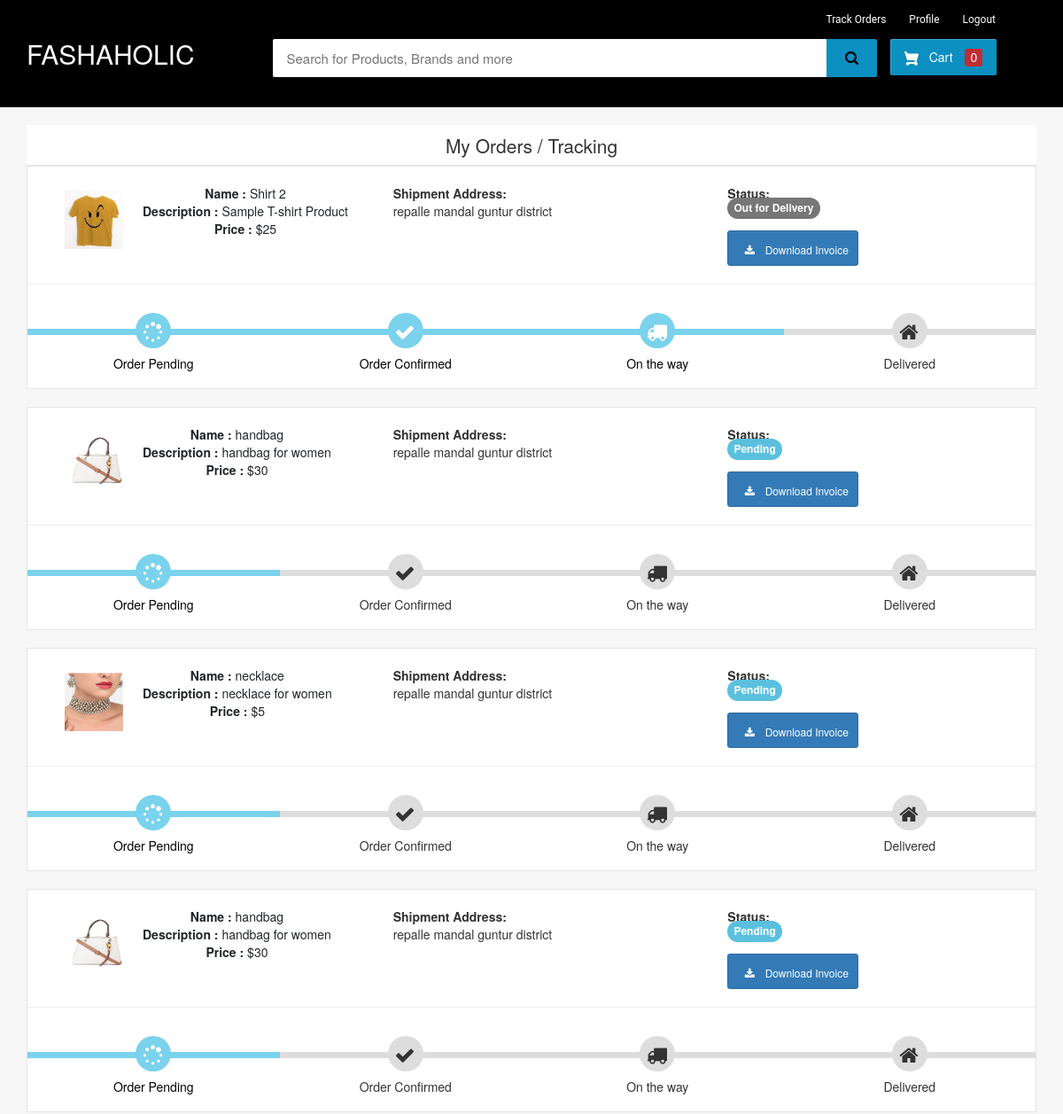
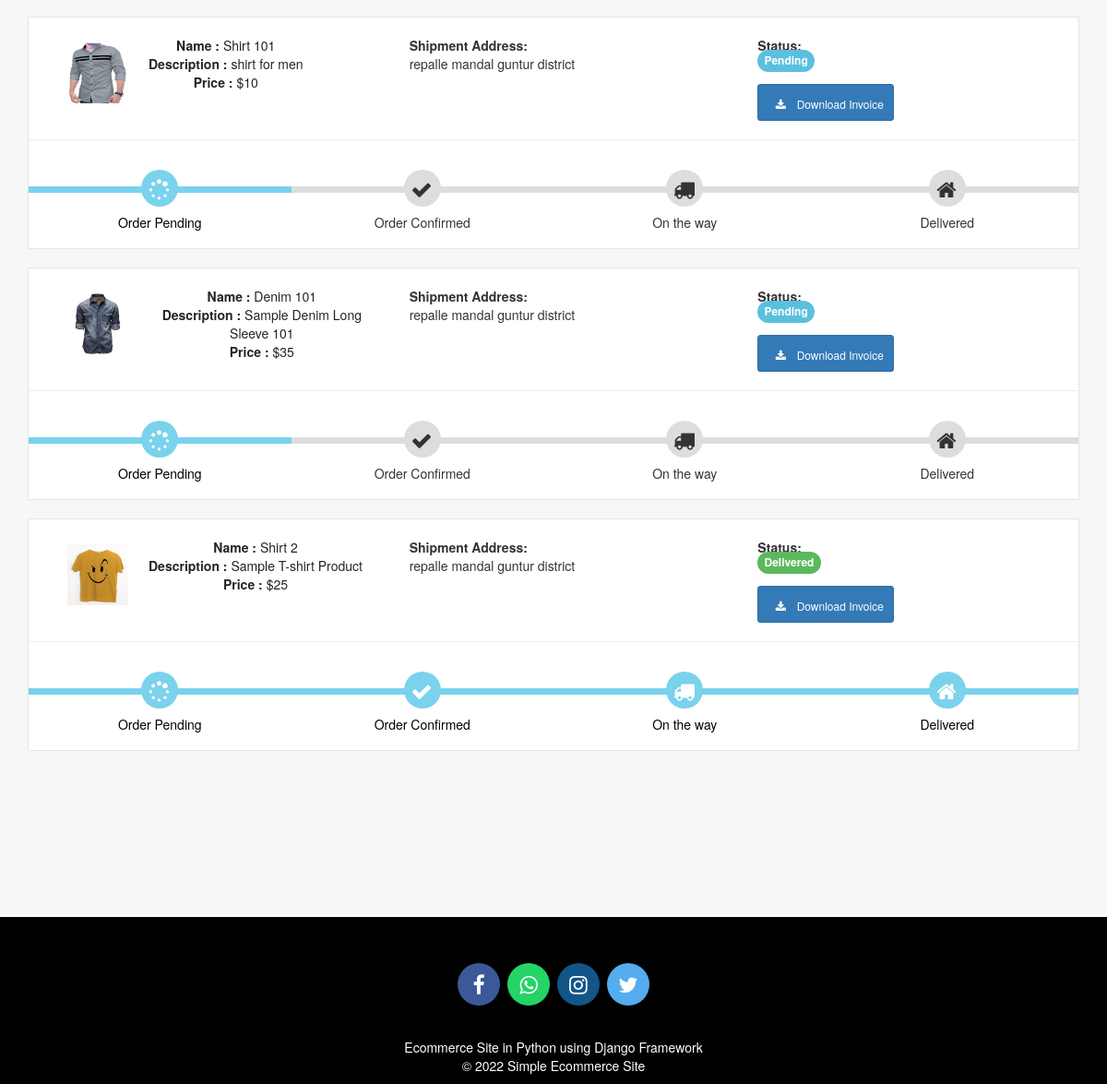
Screenshot of /my-order (signed in) with the database file from the repository (2 pictures, top to bottom).
### ecom/models.py (models this page shows, shortened)
class Product(models.Model):
    name=models.CharField(max_length=40)
    product_image= models.ImageField(upload_to='product_image/',null=True,blank=True)
    price = models.PositiveIntegerField()
    description=models.CharField(max_length=40)

class Orders(models.Model):
    STATUS =(
        ('Pending','Pending'),
        ('Order Confirmed','Order Confirmed'),
        ('Out for Delivery','Out for Delivery'),
        ('Delivered','Delivered'),
    )
    customer=models.ForeignKey('Customer', on_delete=models.CASCADE,null=True)
    product=models.ForeignKey('Product',on_delete=models.CASCADE,null=True)
    email = models.CharField(max_length=50,null=True)
    address = models.CharField(max_length=500,null=True)
    mobile = models.CharField(max_length=20,null=True)
    order_date= models.DateField(auto_now_add=True,null=True)
    status=models.CharField(max_length=50,null=True,choices=STATUS)

### ecom/views.py (the view)
# urls.py: path('my-order', views.my_order_view,name='my-order'),
@login_required(login_url='customerlogin')
@user_passes_test(is_customer)
def my_order_view(request):
    customer=models.Customer.objects.get(user_id=request.user.id)
    orders=models.Orders.objects.all().filter(customer_id = customer)
    ordered_products=[]
    for order in orders:
        ordered_product=models.Product.objects.all().filter(id=order.product.id)
        ordered_products.append(ordered_product)
    return render(request,'ecom/my_order.html',{'data':zip(ordered_products,orders)})

### ecom/views.py (called while the page is built)
def is_customer(user):
    return user.groups.filter(name='CUSTOMER').exists()

### templates/ecom/my_order.html (shortened to what this page needs)
{% extends 'ecom/customer_base.html' %} {% load static %} {% block content %}
<br>
<div class="container">
    <header class="card-header" style="text-align:center; font-size: 21px"> My Orders / Tracking </header>
    {% for products,order in data %}
    <article class="card">
        <div class="card-body">
            <ul class="row" style="margin-left:20px;margin-top:20px;">
                <li class="col-md-4">
                    <figure class="itemside mb-3">
                        {%for product in products%}
                        <div class="aside"><img src="{% static product.product_image.url %}" class="img-sm border"></div>
                        <figcaption class="info align-self-center">
                            <p class="title"><strong>Name : </strong>{{product.name}} <br> <strong>Description : </strong>{{product.description}} <br> <strong>Price : </strong>${{product.price}}</p>
                        </figcaption>
                    </figure>
                </li>
                <li class="col-md-4">
                    <div class="col"> <strong>Shipment Address:</strong> <br> {{order.address}}</div>
                </li>
                <li class="col-md-4">
                    <div class="col"> <strong>Status:</strong> <br> {% if order.status == 'Pending'%}
                        <td> <span class="label label-info" style="font-size: 12px; border-radius: 30px;">{{order.status}}</span></td>
                        {% elif order.status == 'Delivered' %}
                        <td> <span class="label label-success" style="font-size: 12px; border-radius: 30px;">{{order.status}}</span></td>
                        {% elif order.status == 'Out for Delivery' %}
                        <td> <span class="label label-default" style="font-size: 12px; border-radius: 30px;">{{order.status}}</span></td>
                        {%else%}
                        <td> <span class="label label-primary" style="font-size: 12px; border-radius: 30px;">{{order.status}}</span></td>
                        {%endif%}
                    </div> <br>
                    <a class="btn btn-primary btn-sm rounded-0" style="text-decoration:none;" href="{% url 'download-invoice' order.id product.id  %}" target="_blank"><i class="fa fa-download " style="font-size: 12px;height:auto"></i> Download Invoice</a>
                </li>
                {%endfor%}
            </ul>
            <hr>
            <div class="track">
                {%if order.status == 'Pending' %}
                <div class="step active"> <span class="icon"> <i style="padding-top:.2em; padding-right:.5em;" class="fa fa-spinner"></i> </span> <span class="text">Order Pending</span> </div>
                <div class="step "> <span class="icon"> <i style="padding-top:.2em; padding-right:.5em;" class="fa fa-check"></i> </span> <span class="text"> Order Confirmed</span> </div>
                <div class="step "> <span class="icon"> <i style="padding-top:.2em; padding-right:.5em;" class="fa fa-truck"></i> </span> <span class="text"> On the way </span> </div>
                <div class="step "> <span class="icon"> <i style="padding-top:.2em; padding-right:.5em;" class="fa fa-home"></i> </span> <span class="text">Delivered</span> </div>
                {%elif order.status == 'Out for Delivery'%}
                <div class="step active"> <span class="icon"> <i style="padding-top:.2em; padding-right:.5em;" class="fa fa-spinner"></i> </span> <span class="text">Order Pending</span> </div>
                <div class="step active"> <span class="icon"> <i style="padding-top:.2em; padding-right:.5em;" class="fa fa-check"></i> </span> <span class="text"> Order Confirmed</span> </div>
                <div class="step active"> <span class="icon"> <i style="padding-top:.2em; padding-right:.5em;" class="fa fa-truck"></i> </span> <span class="text"> On the way </span> </div>
                <div class="step "> <span class="icon"> <i style="padding-top:.2em; padding-right:.5em;" class="fa fa-home"></i> </span> <span class="text">Delivered</span> </div>
                {%else%}
                <div class="step active"> <span class="icon"> <i style="padding-top:.2em; padding-right:.5em;" class="fa fa-spinner"></i> </span> <span class="text">Order Pending</span> </div>
                <div class="step active"> <span class="icon"> <i style="padding-top:.2em; padding-right:.5em;" class="fa fa-check"></i> </span> <span class="text"> Order Confirmed</span> </div>
                <div class="step active"> <span class="icon"> <i style="padding-top:.2em; padding-right:.5em;" class="fa fa-truck"></i> </span> <span class="text"> On the way </span> </div>
                <div class="step active"> <span class="icon"> <i style="padding-top:.2em; padding-right:.5em;" class="fa fa-home"></i> </span> <span class="text">Delivered</span> </div>
                {%endif%}
            </div>
        </div>
    </article><br> {%endfor%}
</div>
<br><br><br><br><br> {% endblock content %}

### templates/ecom/customer_base.html (style rules this page uses)
body { background-color: #f7f7f7; }
.fa { font-size: 23px; width: 2em; height: 2em; text-align: center; text-decoration: none; margin: 5px 2px; border-radius: 50%; padding-top: 0.5em; }
p { text-align: center; }

### templates/ecom/my_order.html (style rules this page uses)
body { background-color: #f7f7f7; }
.container { margin-top: 0px; margin-bottom: 0px }
.card { position: relative; display: -webkit-box; display: -ms-flexbox; display: flex; -webkit-box-orient: vertical; -webkit-box-direction: normal; -ms-flex-direction: column; flex-direction: column; min-width: 0; word-wrap: break-word; background-color: #fff; background-clip: border-box; border: 1px solid rgba(0, 0, 0, 0.1); border-radius: 0.10rem }
.card-header:first-child { border-radius: calc(0.37rem - 1px) calc(0.37rem - 1px) 0 0 }
.card-header { padding: 0.75rem 1.25rem; margin-bottom: 0; background-color: #fff; border-bottom: 1px solid rgba(0, 0, 0, 0.1) }
.track { position: relative; background-color: #ddd; height: 7px; display: -webkit-box; display: -ms-flexbox; display: flex; margin-bottom: 60px; margin-top: 50px }
.track .step { -webkit-box-flex: 1; -ms-flex-positive: 1; flex-grow: 1; width: 25%; margin-top: -18px; text-align: center; position: relative }
.track .step.active:before { background: #7ad2ed }
.track .step::before { height: 7px; position: absolute; content: ""; width: 100%; left: 0; top: 18px }
.track .step.active .icon { background: #7ad2ed; color: #fff }
.track .icon { display: inline-block; width: 40px; height: 40px; line-height: 40px; position: relative; border-radius: 100%; background: #ddd }
.track .step.active .text { font-weight: 400; color: #000 }
.track .text { display: block; margin-top: 7px }
.itemside { position: relative; display: -webkit-box; display: -ms-flexbox; display: flex; width: 100% }
.itemside .aside { position: relative; -ms-flex-negative: 0; flex-shrink: 0 }
.img-sm { width: 80px; height: 80px; padding: 7px }
ul.row, ul.row-sm { list-style: none; padding: 0 }
.itemside .info { padding-left: 15px; padding-right: 7px }
.itemside .title { display: block; margin-bottom: 5px; color: #212529 }
p { margin-top: 0; margin-bottom: 1rem }

### rows the page displays
Orders: address "repalle mandal guntur district", status "Out for Delivery", shows "Order Pending"
Product: product_image (picture), name "Shirt 2", description "Sample T-shirt Product", price "25"
Orders: address "repalle mandal guntur district", status "Pending", shows "Order Pending"
Product: product_image (picture), name "handbag", description "handbag for women", price "30"
Orders: address "repalle mandal guntur district", status "Pending", shows "Order Pending"
Product: product_image (picture), name "necklace", description "necklace for women", price "5"
Orders: address "repalle mandal guntur district", status "Pending", shows "Order Pending"
Orders: address "repalle mandal guntur district", status "Pending", shows "Order Pending"
Product: product_image (picture), name "Shirt 101", description "shirt for men", price "10"
Orders: address "repalle mandal guntur district", status "Pending", shows "Order Pending"
Product: product_image (picture), name "Denim 101", description "Sample Denim Long Sleeve 101", price "35"
Orders: address "repalle mandal guntur district", status "Delivered", shows "Order Pending"
